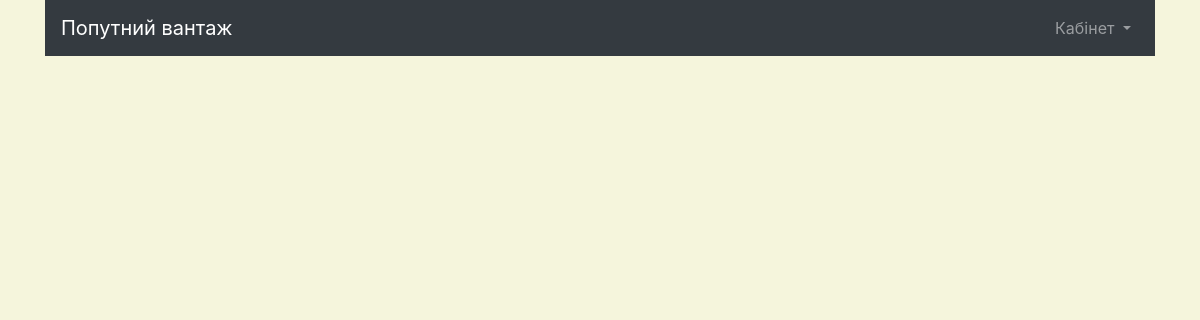
The page /accounts/userpost/ (signed in) on the database as committed earlier.
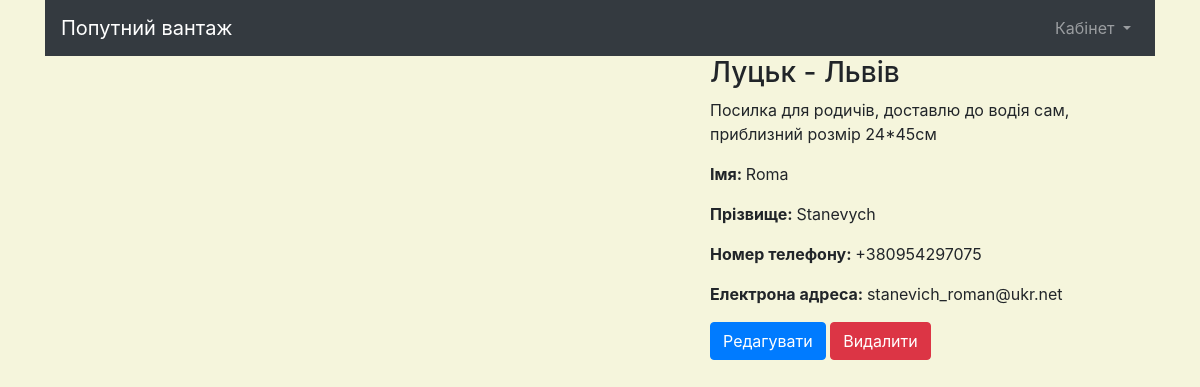
The same page on the database as committed later.
### accounts/models.py (models this page shows, shortened)
class Box(models.Model):
    author = models.ForeignKey(settings.AUTH_USER_MODEL, on_delete=models.CASCADE, related_name='boxs2', blank=True)
    From = models.CharField(max_length=100)
    To = models.CharField(max_length=100)
    name = models.CharField(max_length=50)
    lastName = models.CharField(max_length=50)
    number = models.CharField(max_length=50)
    email = models.EmailField()
    description = models.TextField()
    image = models.FileField()
    wiegth = models.IntegerField()
    price = models.DecimalField(max_digits=9, decimal_places=2)

### accounts/views.py (the view)
# urls.py: path('userpost/', views.user_post, name='user_post'),
@login_required(login_url='accounts:login')
def user_post(request):
    user = request.user
    user_posts = Box.objects.filter(author=request.user)
    return render(request, 'accounts/user_post.html', {'user_posts': user_posts, 'user': user})

### accounts/templates/accounts/user_post.html (shortened to what this page needs)
{% extends 'layout.html' %}
{% block content %}
    <nav class="navbar navbar-expand-lg navbar-dark bg-dark">
  <a class="navbar-brand" href="{% url 'accounts:list' %}">Попутний вантаж</a>
  <div class="collapse navbar-collapse " id="navbarNavDropdown">
      <ul class="navbar-nav ml-auto">
          <li class="nav-item dropdown">
            <a class="nav-link dropdown-toggle" href="#" id="navbarDropdownMenuLink" role="button" data-toggle="dropdown" aria-haspopup="true" aria-expanded="false">
              Кабінет
            </a>
          </li>
      </ul>
  </div>
</nav>
    {% for Box in user_posts %}
<div class="row">
        <div class="col-md-7">
        </div>
        <div class="col-md-5">
          <h3>{{ Box.From}} - {{ Box.To}}</h3>
          <p>{{ Box.description }}</p>
            <p><b>Імя: </b>{{ Box.name }}</p>
            <p><b>Прізвище: </b>{{ Box.lastName }}</p>
            <p><b>Номер телефону: </b>{{ Box.number }}</p>
            <p class="email"><b>Електрона адреса: </b>{{ Box.email }} </p>
          <a class="btn btn-primary" href="{% url 'accounts:update' Box.id %}">Редагувати</a>
            <a class="btn btn-danger" href="{% url 'accounts:delete' Box.id %}">Видалити</a>
        </div>
        </div>
    {%endfor%}
{% endblock %}

Rows that differ between the two databases and show on the page:
added Box: From "Луцьк", To "Львів", description "Посилка для родичів, доставлю до водія сам, приблизний розмір 24*45см", name "Roma", lastName "Stanevych", number "+380954297075", email "stanevich_roman@ukr.net"
